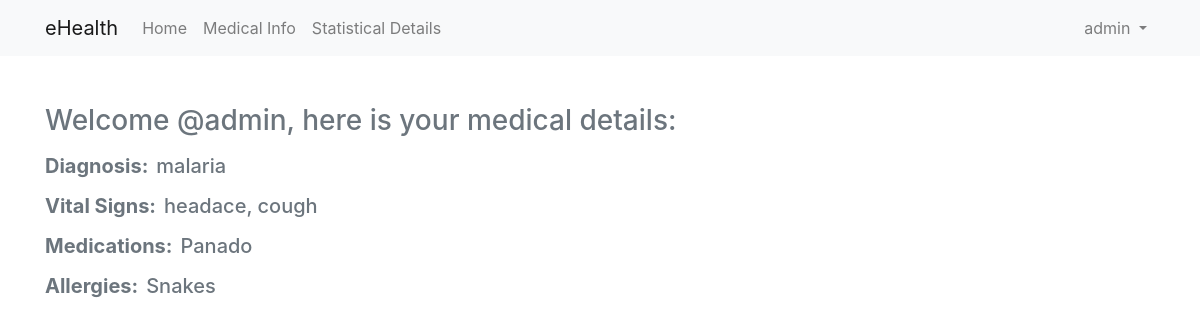
The page / (signed in) on the database its author committed.
### users/models.py (models this page shows, shortened)
class User(AbstractBaseUser, PermissionsMixin):
    email = models.EmailField(unique=True, verbose_name="E-mail")
    username = models.CharField(max_length=120, unique=True, verbose_name="Username")
    full_name = models.CharField(max_length=120, verbose_name="Full name")
    created_at = models.DateTimeField(auto_now_add=True)
    is_medical_practioner = models.BooleanField(default=False)
    is_active = models.BooleanField(default=True)
    is_staff = models.BooleanField(default=False)
    is_superuser = models.BooleanField(default=False)
    REQUIRED_FIELDS = ["email", "full_name"]
    USERNAME_FIELD = "username"
    objects = UserManager()
    class Meta:
        ordering = ("-created_at",)

### core/models.py (models this page shows, shortened)
class MedicalInfo(models.Model):
  user = models.OneToOneField(User, on_delete=models.CASCADE, related_name='medical_info')
  blood_group = models.CharField(max_length=10, choices=BLOOD_GROUP_CHOICES)
  diagnosis = models.CharField(max_length=30, choices=DIAGNOSIS_CHOICES)
  vital_signs = models.CharField(max_length=255)
  medications = models.CharField(max_length=200)
  allergies = models.CharField(max_length=255, null=True, blank=True)

### core/views.py (the view)
# urls.py: path('', views.HomeView.as_view(), name='home'),
class HomeView(LoginRequiredMixin, TemplateView):
  template_name='core/home.html'
  def get(self, request, *args, **kwargs):
    user_medical_info = MedicalInfo.objects.filter(user=request.user).first()
    context = self.get_context_data(**kwargs)
    context["user_medical_info"] = user_medical_info
    return self.render_to_response(context)

### core/templates/core/home.html
{% extends 'layout/dashboard-base.html' %}
{% block content %}
<div class="mt-5">
  {% if user_medical_info %}
  <h3 class="text-muted">Welcome @{{ user_medical_info.user.username }}, here is your medical details:</h3>
  <h5 class="mt-3 text-muted"><span class="font-weight-bolder mr-2">Diagnosis:</span>{{user_medical_info.diagnosis}}
  </h5>
  <h5 class="mt-3 text-muted"><span class="font-weight-bolder mr-2">Vital Signs:</span>{{user_medical_info.vital_signs}}
  </h5>
  <h5 class="mt-3 text-muted"><span class="font-weight-bolder mr-2">Medications:</span>{{user_medical_info.medications}}
  </h5>
  <h5 class="mt-3 text-muted"><span class="font-weight-bolder mr-2">Allergies:</span>{{user_medical_info.allergies}}
  </h5>
  {% else %}
  <h3 class="text-muted">Welcome @{{ user.username }}, you haven't added any medical details, your add
    <a href="{% url 'core:add-medical-info' %}">here</a></h3>
  {% endif %}
</div>
{% endblock content %}

### templates/layout/dashboard-base.html (shortened to what this page needs)
{% load bootstrap4 %}
<!DOCTYPE html>
<html lang="en">
<head>
  {% bootstrap_css %}
</head>
<body>
  <nav class="navbar navbar-expand-lg navbar-light bg-light" style="background-color: #e3f2fd;">
    <div class="container">
      <a class="navbar-brand" href="{% url 'core:home' %}">eHealth</a>
      <div class="collapse navbar-collapse" id="navbarNavDropdown">
        <ul class="navbar-nav">
          <li class="nav-item">
            <a class="nav-link" href="{% url 'core:home' %}">Home</span></a>
          </li>
          <li class="nav-item">
            <a class="nav-link" href="{% url 'core:add-medical-info' %}">Medical Info</a>
          </li>
          <li class="nav-item">
            <a class="nav-link" href="{% url 'core:statistical-details' %}">Statistical Details</a>
          </li>
        </ul>
        {% if user.is_authenticated %}
        <ul class="navbar-nav ml-auto">
          <li class="nav-item dropdown">
            <a class="nav-link dropdown-toggle" href="#" id="navbarDropdown" role="button" data-toggle="dropdown"
              aria-haspopup="true" aria-expanded="false">
              {{ user.username }}
            </a>
          </li>
        </ul>
        {% endif %}
      </div>
    </div>
  </nav>
  <div class="container">
    {% block content %} {% endblock content %}
  </div>
</body>
</html>

### rows shown on the page
User: username "admin"
MedicalInfo: user.username "admin", diagnosis "malaria", vital_signs "headace, cough", medications "Panado", allergies "Snakes"
